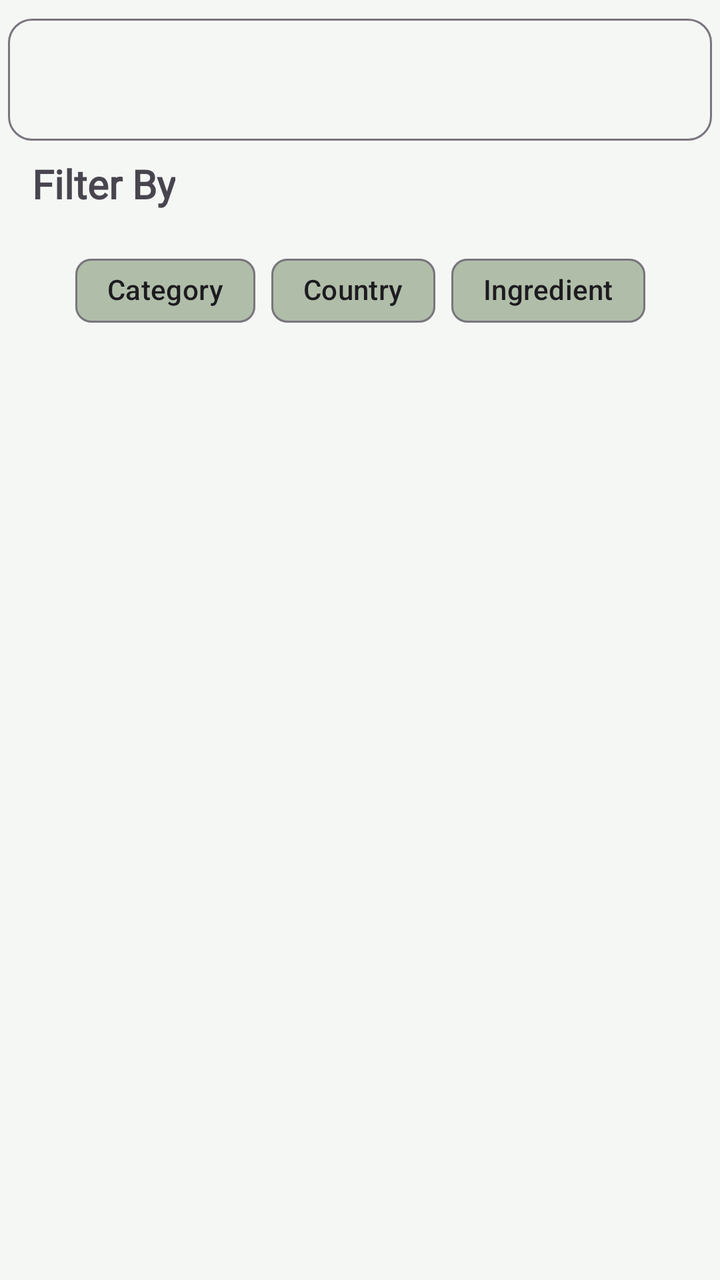
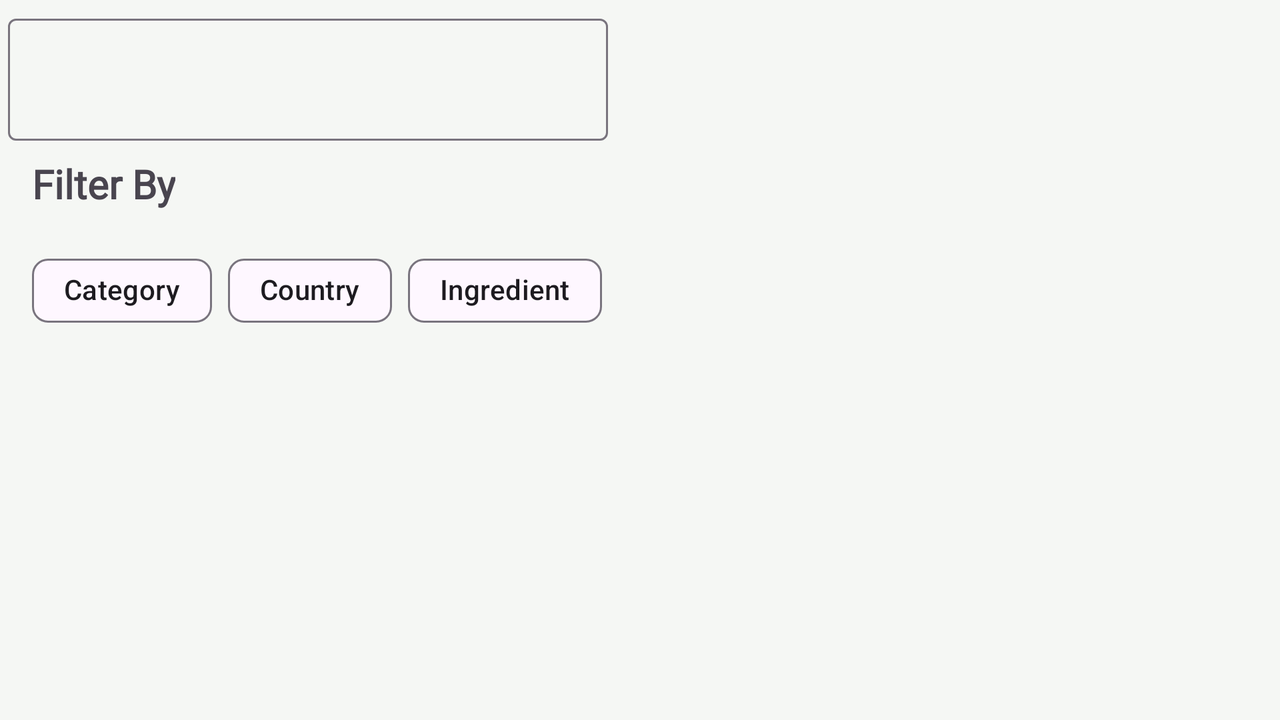

The same Android screen from two of the app's own layout files: first res/layout/ as a phone draws it, then the repository's variant for another configuration, drawn on a device whose configuration selects that folder. Both files follow.
<!-- AndroidManifest.xml: application theme Theme.FoodPlanner -->
<!-- res/layout/fragment_search.xml -->
<?xml version="1.0" encoding="utf-8"?>
<androidx.constraintlayout.widget.ConstraintLayout xmlns:android="http://schemas.android.com/apk/res/android"
    xmlns:app="http://schemas.android.com/apk/res-auto"
    xmlns:tools="http://schemas.android.com/tools"
    android:layout_width="match_parent"
    android:layout_height="match_parent"
    tools:context=".search_screen.view.SearchFragment"
    android:background="@color/background">

    <com.google.android.material.textfield.TextInputLayout
        android:id="@+id/search_bar"
        android:layout_width="match_parent"
        android:layout_height="wrap_content"
        android:layout_margin="4dp"
        android:hint=""
        app:layout_constraintEnd_toEndOf="parent"
        app:layout_constraintStart_toStartOf="parent"
        app:layout_constraintTop_toTopOf="parent"
        app:startIconDrawable="@drawable/search"
        app:boxCornerRadiusTopStart="12dp"
        app:boxCornerRadiusBottomEnd="12dp"
        app:boxCornerRadiusBottomStart="12dp"
        app:boxCornerRadiusTopEnd="12dp">
        <com.google.android.material.textfield.TextInputEditText
            android:id="@+id/inputEditText"
            android:layout_width="match_parent"
            android:layout_height="wrap_content" />

    </com.google.android.material.textfield.TextInputLayout>

    <TextView
        android:id="@+id/filterByText"
        android:layout_width="wrap_content"
        android:layout_height="wrap_content"
        android:layout_marginStart="16dp"
        android:layout_marginTop="8dp"
        android:text="@string/filter_by"
        android:textStyle="bold"
        app:layout_constraintStart_toStartOf="parent"
        app:layout_constraintTop_toBottomOf="@id/search_bar" />

    <com.google.android.material.chip.ChipGroup
        android:id="@+id/chipGroup"
        style="@style/Widget.MaterialComponents.Chip.Choice"
        android:layout_width="wrap_content"
        android:layout_height="wrap_content"
        android:layout_marginTop="16dp"
        app:layout_constraintEnd_toEndOf="parent"
        app:layout_constraintStart_toStartOf="parent"
        app:layout_constraintTop_toBottomOf="@id/filterByText"
        app:singleSelection="true">

        <com.google.android.material.chip.Chip
            android:id="@+id/categoryChip"
            android:layout_width="wrap_content"
            android:layout_height="wrap_content"
            android:checkable="true"
            android:text="@string/category"
            android:textSize="14sp"
            app:checkedIcon="@drawable/checked"
            app:checkedIconVisible="true"
            app:chipBackgroundColor="#B0BEA9"
            android:fontFamily="@font/aladin"/>

        <com.google.android.material.chip.Chip
            android:id="@+id/areaChip"
            android:layout_width="wrap_content"
            android:layout_height="wrap_content"
            android:checkable="true"
            android:text="@string/country"
            android:textSize="14sp"
            app:checkedIcon="@drawable/checked"
            app:checkedIconVisible="true"
            app:chipBackgroundColor="#B0BEA9"
            android:fontFamily="@font/aladin"/>

        <com.google.android.material.chip.Chip
            android:id="@+id/ingredientChip"
            android:layout_width="wrap_content"
            android:layout_height="wrap_content"
            android:checkable="true"
            android:text="@string/ingredient"
            android:textSize="14sp"
            app:checkedIcon="@drawable/checked"
            app:checkedIconVisible="true"
            app:chipBackgroundColor="#B0BEA9"
            android:fontFamily="@font/aladin"/>
    </com.google.android.material.chip.ChipGroup>

    <androidx.recyclerview.widget.RecyclerView
        android:id="@+id/searchRecyclerView"
        android:layout_width="0dp"
        android:layout_height="0dp"
        android:layout_marginTop="16dp"
        app:layout_constraintBottom_toBottomOf="parent"
        app:layout_constraintEnd_toEndOf="parent"
        app:layout_constraintStart_toStartOf="parent"
        app:layout_constraintTop_toBottomOf="@id/chipGroup" />
</androidx.constraintlayout.widget.ConstraintLayout>
<!-- resources referenced by this layout -->
<resources>
  <color name="background">#9FF1F7EE</color>
  <string name="category">Category</string>
  <string name="country">Country</string>
  <string name="filter_by">Filter By</string>
  <string name="ingredient">Ingredient</string>
  <style name="Theme.FoodPlanner" parent="Base.Theme.FoodPlanner" />
  <style name="Base.Theme.FoodPlanner" parent="Theme.Material3.DayNight">
          
          <item name="android:fontFamily">@font/aladin</item>
          <item name="android:textSize">20sp</item>
          <item name="colorPrimary">#92AA83</item>
          <item name="colorPrimaryVariant">#92AA83</item>
          <item name="colorOnPrimary">@color/black</item>
          <item name="backgroundColor">#F1F7EE</item>
          <item name="colorSecondary">#B0BEA9</item>
          <item name="colorSecondaryVariant">#B0BEA9</item>
          <item name="colorPrimaryContainer">#F1F7EE</item>
          <item name="colorOnPrimaryContainer">#E0EDC5</item>
          <item name="colorAccent">#F1F7EE</item>
      </style>
  <color name="black">#FF000000</color>
</resources>
<!-- res/layout-land/fragment_search.xml (the repository's variant of the layout above) -->
<!-- drawn on the phone turned sideways -->
<?xml version="1.0" encoding="utf-8"?>
<androidx.constraintlayout.widget.ConstraintLayout xmlns:android="http://schemas.android.com/apk/res/android"
    xmlns:app="http://schemas.android.com/apk/res-auto"
    xmlns:tools="http://schemas.android.com/tools"
    android:layout_width="match_parent"
    android:layout_height="match_parent"
    tools:context=".search_screen.view.SearchFragment"
    android:background="@color/background">

    <com.google.android.material.textfield.TextInputLayout
        android:id="@+id/search_bar"
        android:layout_width="300dp"
        android:layout_height="wrap_content"
        android:layout_margin="4dp"
        android:layout_marginStart="16dp"
        android:hint=""
        app:layout_constraintStart_toStartOf="parent"
        app:layout_constraintTop_toTopOf="parent"
        app:startIconDrawable="@drawable/search">

        <com.google.android.material.textfield.TextInputEditText
            android:id="@+id/inputEditText"
            android:layout_width="match_parent"
            android:layout_height="wrap_content" />

    </com.google.android.material.textfield.TextInputLayout>

    <TextView
        android:id="@+id/filterByText"
        android:layout_width="wrap_content"
        android:layout_height="wrap_content"
        android:layout_marginStart="16dp"
        android:layout_marginTop="8dp"
        android:text="@string/filter_by"
        android:textStyle="bold"
        app:layout_constraintStart_toStartOf="parent"
        app:layout_constraintTop_toBottomOf="@id/search_bar" />

    <com.google.android.material.chip.ChipGroup
        android:id="@+id/chipGroup"
        style="@style/Widget.MaterialComponents.Chip.Choice"
        android:layout_width="300dp"
        android:layout_height="wrap_content"
        android:layout_marginStart="16dp"
        android:layout_marginTop="16dp"
        app:layout_constraintStart_toStartOf="parent"
        app:layout_constraintTop_toBottomOf="@id/filterByText"
        app:singleSelection="true">

        <com.google.android.material.chip.Chip
            android:id="@+id/categoryChip"
            android:layout_width="wrap_content"
            android:layout_height="wrap_content"
            android:checkable="true"
            android:text="@string/category"
            android:textSize="14sp"
            app:checkedIcon="@drawable/checked"
            app:checkedIconVisible="true"
            android:fontFamily="@font/aladin"/>

        <com.google.android.material.chip.Chip
            android:id="@+id/areaChip"
            android:layout_width="wrap_content"
            android:layout_height="wrap_content"
            android:checkable="true"
            android:text="@string/country"
            android:textSize="14sp"
            app:checkedIcon="@drawable/checked"
            app:checkedIconVisible="true"
            android:fontFamily="@font/aladin"/>

        <com.google.android.material.chip.Chip
            android:id="@+id/ingredientChip"
            android:layout_width="wrap_content"
            android:layout_height="wrap_content"
            android:checkable="true"
            android:text="@string/ingredient"
            android:textSize="14sp"
            app:checkedIcon="@drawable/checked"
            app:checkedIconVisible="true"
            android:fontFamily="@font/aladin"/>
    </com.google.android.material.chip.ChipGroup>

    <androidx.recyclerview.widget.RecyclerView
        android:id="@+id/searchRecyclerView"
        android:layout_width="0dp"
        android:layout_height="0dp"
        android:layout_marginStart="24dp"
        app:layout_constraintBottom_toBottomOf="parent"
        app:layout_constraintEnd_toEndOf="parent"
        app:layout_constraintStart_toEndOf="@+id/search_bar"
        app:layout_constraintTop_toTopOf="parent" />
</androidx.constraintlayout.widget.ConstraintLayout>
